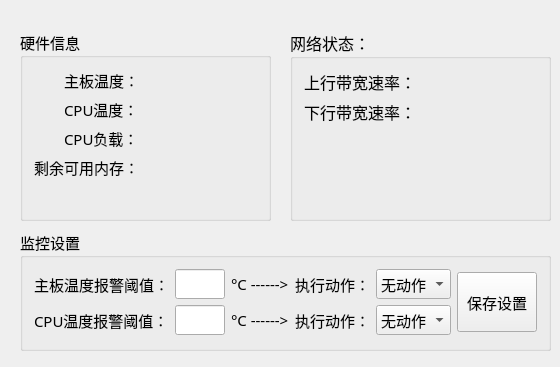
<?xml version="1.0" encoding="UTF-8"?>
<ui version="4.0">
 <class>MonitorTab</class>
 <widget class="QWidget" name="MonitorTab">
  <property name="geometry">
   <rect>
    <x>0</x>
    <y>0</y>
    <width>560</width>
    <height>367</height>
   </rect>
  </property>
  <property name="windowTitle">
   <string>系统监控</string>
  </property>
  <widget class="QGroupBox" name="groupBox">
   <property name="geometry">
    <rect>
     <x>20</x>
     <y>30</y>
     <width>251</width>
     <height>191</height>
    </rect>
   </property>
   <property name="font">
    <font>
     <family>宋体</family>
     <pointsize>11</pointsize>
     <weight>50</weight>
     <bold>false</bold>
    </font>
   </property>
   <property name="title">
    <string>硬件信息</string>
   </property>
   <layout class="QFormLayout" name="formLayout">
    <property name="fieldGrowthPolicy">
     <enum>QFormLayout::AllNonFixedFieldsGrow</enum>
    </property>
    <property name="labelAlignment">
     <set>Qt::AlignRight|Qt::AlignTrailing|Qt::AlignVCenter</set>
    </property>
    <item row="0" column="0">
     <widget class="QLabel" name="label_3">
      <property name="text">
       <string>主板温度：</string>
      </property>
     </widget>
    </item>
    <item row="0" column="1">
     <widget class="QLabel" name="mainboardTempLabel">
      <property name="text">
       <string/>
      </property>
      <property name="alignment">
       <set>Qt::AlignRight|Qt::AlignTrailing|Qt::AlignVCenter</set>
      </property>
     </widget>
    </item>
    <item row="1" column="0">
     <widget class="QLabel" name="label_6">
      <property name="text">
       <string>CPU温度：</string>
      </property>
     </widget>
    </item>
    <item row="1" column="1">
     <widget class="QLabel" name="cpuTempLabel">
      <property name="text">
       <string/>
      </property>
      <property name="alignment">
       <set>Qt::AlignRight|Qt::AlignTrailing|Qt::AlignVCenter</set>
      </property>
     </widget>
    </item>
    <item row="2" column="0">
     <widget class="QLabel" name="label_8">
      <property name="text">
       <string>CPU负载：</string>
      </property>
     </widget>
    </item>
    <item row="2" column="1">
     <widget class="QLabel" name="cpuLoadLabel">
      <property name="text">
       <string/>
      </property>
      <property name="alignment">
       <set>Qt::AlignRight|Qt::AlignTrailing|Qt::AlignVCenter</set>
      </property>
     </widget>
    </item>
    <item row="3" column="0">
     <widget class="QLabel" name="label_10">
      <property name="text">
       <string>剩余可用内存：</string>
      </property>
     </widget>
    </item>
    <item row="3" column="1">
     <widget class="QLabel" name="ramDataLabel">
      <property name="text">
       <string/>
      </property>
      <property name="alignment">
       <set>Qt::AlignRight|Qt::AlignTrailing|Qt::AlignVCenter</set>
      </property>
     </widget>
    </item>
   </layout>
  </widget>
  <widget class="QGroupBox" name="groupBox_2">
   <property name="geometry">
    <rect>
     <x>290</x>
     <y>30</y>
     <width>261</width>
     <height>191</height>
    </rect>
   </property>
   <property name="font">
    <font>
     <family>宋体</family>
     <pointsize>12</pointsize>
    </font>
   </property>
   <property name="title">
    <string>网络状态：</string>
   </property>
   <layout class="QFormLayout" name="formLayout_3">
    <property name="labelAlignment">
     <set>Qt::AlignRight|Qt::AlignTrailing|Qt::AlignVCenter</set>
    </property>
    <property name="formAlignment">
     <set>Qt::AlignRight|Qt::AlignTop|Qt::AlignTrailing</set>
    </property>
    <item row="0" column="0">
     <widget class="QLabel" name="label_19">
      <property name="text">
       <string>上行带宽速率：</string>
      </property>
     </widget>
    </item>
    <item row="1" column="0">
     <widget class="QLabel" name="label_20">
      <property name="text">
       <string>下行带宽速率：</string>
      </property>
     </widget>
    </item>
    <item row="0" column="1">
     <widget class="QLabel" name="outBandwidthLabel">
      <property name="text">
       <string/>
      </property>
      <property name="alignment">
       <set>Qt::AlignRight|Qt::AlignTrailing|Qt::AlignVCenter</set>
      </property>
     </widget>
    </item>
    <item row="1" column="1">
     <widget class="QLabel" name="inBandwidthLabel">
      <property name="text">
       <string/>
      </property>
      <property name="alignment">
       <set>Qt::AlignRight|Qt::AlignTrailing|Qt::AlignVCenter</set>
      </property>
     </widget>
    </item>
   </layout>
  </widget>
  <widget class="QGroupBox" name="groupBox_3">
   <property name="geometry">
    <rect>
     <x>20</x>
     <y>230</y>
     <width>531</width>
     <height>121</height>
    </rect>
   </property>
   <property name="font">
    <font>
     <family>宋体</family>
     <pointsize>11</pointsize>
    </font>
   </property>
   <property name="title">
    <string>监控设置</string>
   </property>
   <layout class="QGridLayout" name="gridLayout">
    <item row="0" column="3">
     <widget class="QLabel" name="label">
      <property name="text">
       <string>执行动作：</string>
      </property>
     </widget>
    </item>
    <item row="0" column="1">
     <widget class="QLineEdit" name="mainboardTempWarningEdit">
      <property name="alignment">
       <set>Qt::AlignRight|Qt::AlignTrailing|Qt::AlignVCenter</set>
      </property>
     </widget>
    </item>
    <item row="0" column="0">
     <widget class="QLabel" name="label_31">
      <property name="text">
       <string>主板温度报警阈值：</string>
      </property>
     </widget>
    </item>
    <item row="0" column="4">
     <widget class="QComboBox" name="mainboardActionComboBox">
      <item>
       <property name="text">
        <string>无动作</string>
       </property>
      </item>
      <item>
       <property name="text">
        <string>蜂鸣</string>
       </property>
      </item>
      <item>
       <property name="text">
        <string>关机</string>
       </property>
      </item>
      <item>
       <property name="text">
        <string>重启</string>
       </property>
      </item>
     </widget>
    </item>
    <item row="1" column="0">
     <widget class="QLabel" name="label_2">
      <property name="text">
       <string>CPU温度报警阈值：</string>
      </property>
     </widget>
    </item>
    <item row="1" column="1">
     <widget class="QLineEdit" name="cpuTempWarningEdit">
      <property name="alignment">
       <set>Qt::AlignRight|Qt::AlignTrailing|Qt::AlignVCenter</set>
      </property>
     </widget>
    </item>
    <item row="1" column="3">
     <widget class="QLabel" name="label_4">
      <property name="text">
       <string>执行动作：</string>
      </property>
     </widget>
    </item>
    <item row="1" column="4">
     <widget class="QComboBox" name="cpuActionComboBox">
      <item>
       <property name="text">
        <string>无动作</string>
       </property>
      </item>
      <item>
       <property name="text">
        <string>蜂鸣</string>
       </property>
      </item>
      <item>
       <property name="text">
        <string>关机</string>
       </property>
      </item>
      <item>
       <property name="text">
        <string>重启</string>
       </property>
      </item>
     </widget>
    </item>
    <item row="0" column="2">
     <widget class="QLabel" name="label_5">
      <property name="text">
       <string>°C ------&gt;</string>
      </property>
     </widget>
    </item>
    <item row="1" column="2">
     <widget class="QLabel" name="label_7">
      <property name="text">
       <string>°C ------&gt;</string>
      </property>
     </widget>
    </item>
    <item row="0" column="5" rowspan="2">
     <widget class="QPushButton" name="monitorConfigSaveButton">
      <property name="minimumSize">
       <size>
        <width>80</width>
        <height>60</height>
       </size>
      </property>
      <property name="text">
       <string>保存设置</string>
      </property>
     </widget>
    </item>
   </layout>
  </widget>
 </widget>
 <layoutdefault spacing="6" margin="11"/>
 <resources/>
 <connections/>
</ui>
